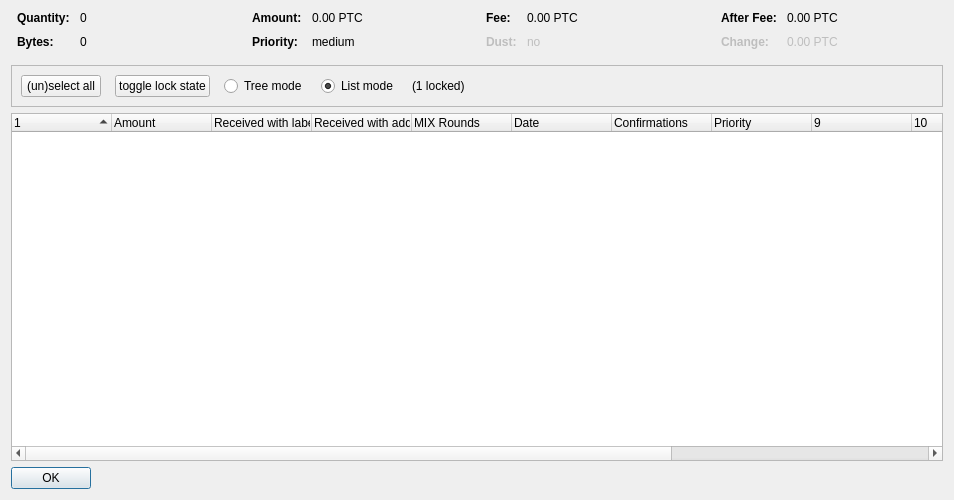
<?xml version="1.0" encoding="UTF-8"?>
<ui version="4.0">
 <class>CoinControlDialog</class>
 <widget class="QDialog" name="CoinControlDialog">
  <property name="geometry">
   <rect>
    <x>0</x>
    <y>0</y>
    <width>954</width>
    <height>500</height>
   </rect>
  </property>
  <property name="windowTitle">
   <string>Coin Selection</string>
  </property>
  <layout class="QVBoxLayout" name="verticalLayout">
   <item>
    <layout class="QHBoxLayout" name="horizontalLayoutTop" stretch="0,0,0,0">
     <property name="topMargin">
      <number>0</number>
     </property>
     <property name="bottomMargin">
      <number>10</number>
     </property>
     <item>
      <layout class="QFormLayout" name="formLayoutCoinControl1">
       <property name="horizontalSpacing">
        <number>10</number>
       </property>
       <property name="verticalSpacing">
        <number>10</number>
       </property>
       <property name="leftMargin">
        <number>6</number>
       </property>
       <property name="rightMargin">
        <number>6</number>
       </property>
       <item row="0" column="0">
        <widget class="QLabel" name="labelCoinControlQuantityText">
         <property name="font">
          <font>
           <weight>75</weight>
           <bold>true</bold>
          </font>
         </property>
         <property name="text">
          <string>Quantity:</string>
         </property>
        </widget>
       </item>
       <item row="0" column="1">
        <widget class="QLabel" name="labelCoinControlQuantity">
         <property name="cursor">
          <cursorShape>IBeamCursor</cursorShape>
         </property>
         <property name="contextMenuPolicy">
          <enum>Qt::ActionsContextMenu</enum>
         </property>
         <property name="text">
          <string notr="true">0</string>
         </property>
         <property name="textInteractionFlags">
          <set>Qt::LinksAccessibleByMouse|Qt::TextSelectableByKeyboard|Qt::TextSelectableByMouse</set>
         </property>
        </widget>
       </item>
       <item row="1" column="0">
        <widget class="QLabel" name="labelCoinControlBytesText">
         <property name="font">
          <font>
           <weight>75</weight>
           <bold>true</bold>
          </font>
         </property>
         <property name="text">
          <string>Bytes:</string>
         </property>
        </widget>
       </item>
       <item row="1" column="1">
        <widget class="QLabel" name="labelCoinControlBytes">
         <property name="cursor">
          <cursorShape>IBeamCursor</cursorShape>
         </property>
         <property name="contextMenuPolicy">
          <enum>Qt::ActionsContextMenu</enum>
         </property>
         <property name="text">
          <string notr="true">0</string>
         </property>
         <property name="textInteractionFlags">
          <set>Qt::LinksAccessibleByMouse|Qt::TextSelectableByKeyboard|Qt::TextSelectableByMouse</set>
         </property>
        </widget>
       </item>
      </layout>
     </item>
     <item>
      <layout class="QFormLayout" name="formLayoutCoinControl2">
       <property name="horizontalSpacing">
        <number>10</number>
       </property>
       <property name="verticalSpacing">
        <number>10</number>
       </property>
       <property name="leftMargin">
        <number>6</number>
       </property>
       <property name="rightMargin">
        <number>6</number>
       </property>
       <item row="0" column="0">
        <widget class="QLabel" name="labelCoinControlAmountText">
         <property name="font">
          <font>
           <weight>75</weight>
           <bold>true</bold>
          </font>
         </property>
         <property name="text">
          <string>Amount:</string>
         </property>
        </widget>
       </item>
       <item row="0" column="1">
        <widget class="QLabel" name="labelCoinControlAmount">
         <property name="cursor">
          <cursorShape>IBeamCursor</cursorShape>
         </property>
         <property name="contextMenuPolicy">
          <enum>Qt::ActionsContextMenu</enum>
         </property>
         <property name="text">
          <string notr="true">0.00 PTC</string>
         </property>
         <property name="textInteractionFlags">
          <set>Qt::LinksAccessibleByMouse|Qt::TextSelectableByKeyboard|Qt::TextSelectableByMouse</set>
         </property>
        </widget>
       </item>
       <item row="1" column="0">
        <widget class="QLabel" name="labelCoinControlPriorityText">
         <property name="font">
          <font>
           <weight>75</weight>
           <bold>true</bold>
          </font>
         </property>
         <property name="text">
          <string>Priority:</string>
         </property>
        </widget>
       </item>
       <item row="1" column="1">
        <widget class="QLabel" name="labelCoinControlPriority">
         <property name="cursor">
          <cursorShape>IBeamCursor</cursorShape>
         </property>
         <property name="contextMenuPolicy">
          <enum>Qt::ActionsContextMenu</enum>
         </property>
         <property name="text">
          <string>medium</string>
         </property>
         <property name="textInteractionFlags">
          <set>Qt::LinksAccessibleByMouse|Qt::TextSelectableByKeyboard|Qt::TextSelectableByMouse</set>
         </property>
        </widget>
       </item>
      </layout>
     </item>
     <item>
      <layout class="QFormLayout" name="formLayoutCoinControl3">
       <property name="horizontalSpacing">
        <number>10</number>
       </property>
       <property name="verticalSpacing">
        <number>10</number>
       </property>
       <property name="leftMargin">
        <number>6</number>
       </property>
       <property name="rightMargin">
        <number>6</number>
       </property>
       <item row="0" column="0">
        <widget class="QLabel" name="labelCoinControlFeeText">
         <property name="font">
          <font>
           <weight>75</weight>
           <bold>true</bold>
          </font>
         </property>
         <property name="text">
          <string>Fee:</string>
         </property>
        </widget>
       </item>
       <item row="0" column="1">
        <widget class="QLabel" name="labelCoinControlFee">
         <property name="cursor">
          <cursorShape>IBeamCursor</cursorShape>
         </property>
         <property name="contextMenuPolicy">
          <enum>Qt::ActionsContextMenu</enum>
         </property>
         <property name="text">
          <string notr="true">0.00 PTC</string>
         </property>
         <property name="textInteractionFlags">
          <set>Qt::LinksAccessibleByMouse|Qt::TextSelectableByKeyboard|Qt::TextSelectableByMouse</set>
         </property>
        </widget>
       </item>
       <item row="1" column="0">
        <widget class="QLabel" name="labelCoinControlLowOutputText">
         <property name="enabled">
          <bool>false</bool>
         </property>
         <property name="font">
          <font>
           <weight>75</weight>
           <bold>true</bold>
          </font>
         </property>
         <property name="text">
          <string>Dust:</string>
         </property>
        </widget>
       </item>
       <item row="1" column="1">
        <widget class="QLabel" name="labelCoinControlLowOutput">
         <property name="enabled">
          <bool>false</bool>
         </property>
         <property name="cursor">
          <cursorShape>IBeamCursor</cursorShape>
         </property>
         <property name="contextMenuPolicy">
          <enum>Qt::ActionsContextMenu</enum>
         </property>
         <property name="text">
          <string>no</string>
         </property>
         <property name="textInteractionFlags">
          <set>Qt::LinksAccessibleByMouse|Qt::TextSelectableByKeyboard|Qt::TextSelectableByMouse</set>
         </property>
        </widget>
       </item>
      </layout>
     </item>
     <item>
      <layout class="QFormLayout" name="formLayoutCoinControl4">
       <property name="horizontalSpacing">
        <number>10</number>
       </property>
       <property name="verticalSpacing">
        <number>10</number>
       </property>
       <property name="leftMargin">
        <number>6</number>
       </property>
       <property name="rightMargin">
        <number>6</number>
       </property>
       <item row="0" column="0">
        <widget class="QLabel" name="labelCoinControlAfterFeeText">
         <property name="font">
          <font>
           <weight>75</weight>
           <bold>true</bold>
          </font>
         </property>
         <property name="text">
          <string>After Fee:</string>
         </property>
        </widget>
       </item>
       <item row="0" column="1">
        <widget class="QLabel" name="labelCoinControlAfterFee">
         <property name="cursor">
          <cursorShape>IBeamCursor</cursorShape>
         </property>
         <property name="contextMenuPolicy">
          <enum>Qt::ActionsContextMenu</enum>
         </property>
         <property name="text">
          <string notr="true">0.00 PTC</string>
         </property>
         <property name="textInteractionFlags">
          <set>Qt::LinksAccessibleByMouse|Qt::TextSelectableByKeyboard|Qt::TextSelectableByMouse</set>
         </property>
        </widget>
       </item>
       <item row="1" column="0">
        <widget class="QLabel" name="labelCoinControlChangeText">
         <property name="enabled">
          <bool>false</bool>
         </property>
         <property name="font">
          <font>
           <weight>75</weight>
           <bold>true</bold>
          </font>
         </property>
         <property name="text">
          <string>Change:</string>
         </property>
        </widget>
       </item>
       <item row="1" column="1">
        <widget class="QLabel" name="labelCoinControlChange">
         <property name="enabled">
          <bool>false</bool>
         </property>
         <property name="cursor">
          <cursorShape>IBeamCursor</cursorShape>
         </property>
         <property name="contextMenuPolicy">
          <enum>Qt::ActionsContextMenu</enum>
         </property>
         <property name="text">
          <string notr="true">0.00 PTC</string>
         </property>
         <property name="textInteractionFlags">
          <set>Qt::LinksAccessibleByMouse|Qt::TextSelectableByKeyboard|Qt::TextSelectableByMouse</set>
         </property>
        </widget>
       </item>
      </layout>
     </item>
    </layout>
   </item>
   <item>
    <widget class="QFrame" name="frame">
     <property name="minimumSize">
      <size>
       <width>0</width>
       <height>40</height>
      </size>
     </property>
     <property name="frameShape">
      <enum>QFrame::StyledPanel</enum>
     </property>
     <property name="frameShadow">
      <enum>QFrame::Sunken</enum>
     </property>
     <layout class="QHBoxLayout" name="horizontalLayout">
      <item>
       <layout class="QHBoxLayout" name="horizontalLayoutPanel" stretch="0,0,0,0,0,0">
        <property name="spacing">
         <number>14</number>
        </property>
        <item>
         <widget class="QPushButton" name="pushButtonSelectAll">
          <property name="sizePolicy">
           <sizepolicy hsizetype="Maximum" vsizetype="Fixed">
            <horstretch>0</horstretch>
            <verstretch>0</verstretch>
           </sizepolicy>
          </property>
          <property name="text">
           <string>(un)select all</string>
          </property>
          <property name="autoDefault">
           <bool>false</bool>
          </property>
         </widget>
        </item>
        <item>
         <widget class="QPushButton" name="pushButtonToggleLock">
          <property name="sizePolicy">
           <sizepolicy hsizetype="Maximum" vsizetype="Fixed">
            <horstretch>0</horstretch>
            <verstretch>0</verstretch>
           </sizepolicy>
          </property>
          <property name="text">
           <string>toggle lock state</string>
          </property>
          <property name="autoDefault">
           <bool>false</bool>
          </property>
         </widget>
        </item>
        <item>
         <widget class="QRadioButton" name="radioTreeMode">
          <property name="sizePolicy">
           <sizepolicy hsizetype="Maximum" vsizetype="Fixed">
            <horstretch>0</horstretch>
            <verstretch>0</verstretch>
           </sizepolicy>
          </property>
          <property name="text">
           <string>Tree mode</string>
          </property>
         </widget>
        </item>
        <item>
         <widget class="QRadioButton" name="radioListMode">
          <property name="sizePolicy">
           <sizepolicy hsizetype="Maximum" vsizetype="Fixed">
            <horstretch>0</horstretch>
            <verstretch>0</verstretch>
           </sizepolicy>
          </property>
          <property name="text">
           <string>List mode</string>
          </property>
          <property name="checked">
           <bool>true</bool>
          </property>
         </widget>
        </item>
        <item>
         <widget class="QLabel" name="labelLocked">
          <property name="text">
           <string>(1 locked)</string>
          </property>
         </widget>
        </item>
        <item>
         <spacer name="horizontalSpacer">
          <property name="orientation">
           <enum>Qt::Horizontal</enum>
          </property>
          <property name="sizeHint" stdset="0">
           <size>
            <width>40</width>
            <height>20</height>
           </size>
          </property>
         </spacer>
        </item>
       </layout>
      </item>
     </layout>
    </widget>
   </item>
   <item>
    <widget class="CoinControlTreeWidget" name="treeWidget">
     <property name="contextMenuPolicy">
      <enum>Qt::CustomContextMenu</enum>
     </property>
     <property name="sortingEnabled">
      <bool>false</bool>
     </property>
     <property name="columnCount">
      <number>13</number>
     </property>
     <attribute name="headerShowSortIndicator" stdset="0">
      <bool>true</bool>
     </attribute>
     <attribute name="headerStretchLastSection">
      <bool>false</bool>
     </attribute>
     <column>
      <property name="text">
       <string/>
      </property>
     </column>
     <column>
      <property name="text">
       <string>Amount</string>
      </property>
     </column>
     <column>
      <property name="text">
       <string>Received with label</string>
      </property>
     </column>
     <column>
      <property name="text">
       <string>Received with address</string>
      </property>
     </column>
     <column>
      <property name="text">
       <string>MIX Rounds</string>
      </property>
     </column>
     <column>
      <property name="text">
       <string>Date</string>
      </property>
     </column>
     <column>
      <property name="text">
       <string>Confirmations</string>
      </property>
      <property name="toolTip">
       <string>Confirmed</string>
      </property>
     </column>
     <column>
      <property name="text">
       <string>Priority</string>
      </property>
     </column>
     <column>
      <property name="text">
       <string/>
      </property>
     </column>
     <column>
      <property name="text">
       <string/>
      </property>
     </column>
     <column>
      <property name="text">
       <string/>
      </property>
     </column>
     <column>
      <property name="text">
       <string/>
      </property>
     </column>
     <column>
      <property name="text">
       <string/>
      </property>
     </column>
    </widget>
   </item>
   <item>
    <widget class="QDialogButtonBox" name="buttonBox">
     <property name="sizePolicy">
      <sizepolicy hsizetype="Maximum" vsizetype="Fixed">
       <horstretch>0</horstretch>
       <verstretch>0</verstretch>
      </sizepolicy>
     </property>
     <property name="orientation">
      <enum>Qt::Horizontal</enum>
     </property>
     <property name="standardButtons">
      <set>QDialogButtonBox::Ok</set>
     </property>
    </widget>
   </item>
  </layout>
 </widget>
 <customwidgets>
  <customwidget>
   <class>CoinControlTreeWidget</class>
   <extends>QTreeWidget</extends>
   <header>coincontroltreewidget.h</header>
  </customwidget>
 </customwidgets>
 <resources/>
 <connections/>
</ui>
